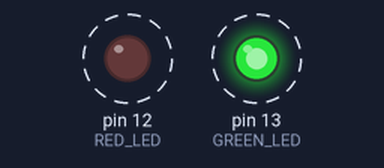
Bench run of a sketch on a simulated Arduino Uno, built with avr-gcc and run on an emulated ATmega328P. Shown: output pins drawn as LEDs (lit = HIGH). Dashed ring = blinking.

Above: at 0.2 s.
Timing chart, 0 to 3.0 s (numbered marks = the images above):
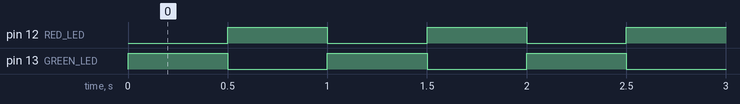

Measured:
- by itself, pin 12 (RED_LED), pin 13 (GREEN_LED): alternates HIGH for 0.50 s and LOW for 0.50 s

The sketch:

double_blink.ino
```cpp
/*
  Double Blink

  For setup, activate pin 13 and 12, one for green, one for red
  Then switch them each cycle

 */

// Pin 13 has an LED connected on most Arduino boards.
// give it a name:
int GREEN_LED = 13;
int RED_LED = 12;

// the setup routine runs once when you press reset:
void setup() {
  // initialize the digital pin as an output.
	pinMode(GREEN_LED, OUTPUT);
	pinMode(RED_LED, OUTPUT);
}

// the loop routine runs over and over again forever:
void loop() {
	digitalWrite(GREEN_LED, HIGH);   // turn the GREEN LED on (HIGH is the voltage level)
	digitalWrite(RED_LED, LOW);   // turn the RED LED off (LOW is the voltage level)
	delay(500);               // wait for half a second
	// Now switch them
	digitalWrite(GREEN_LED, LOW);
	digitalWrite(RED_LED, HIGH);
	delay(500);               // wait for half a second
}
```
